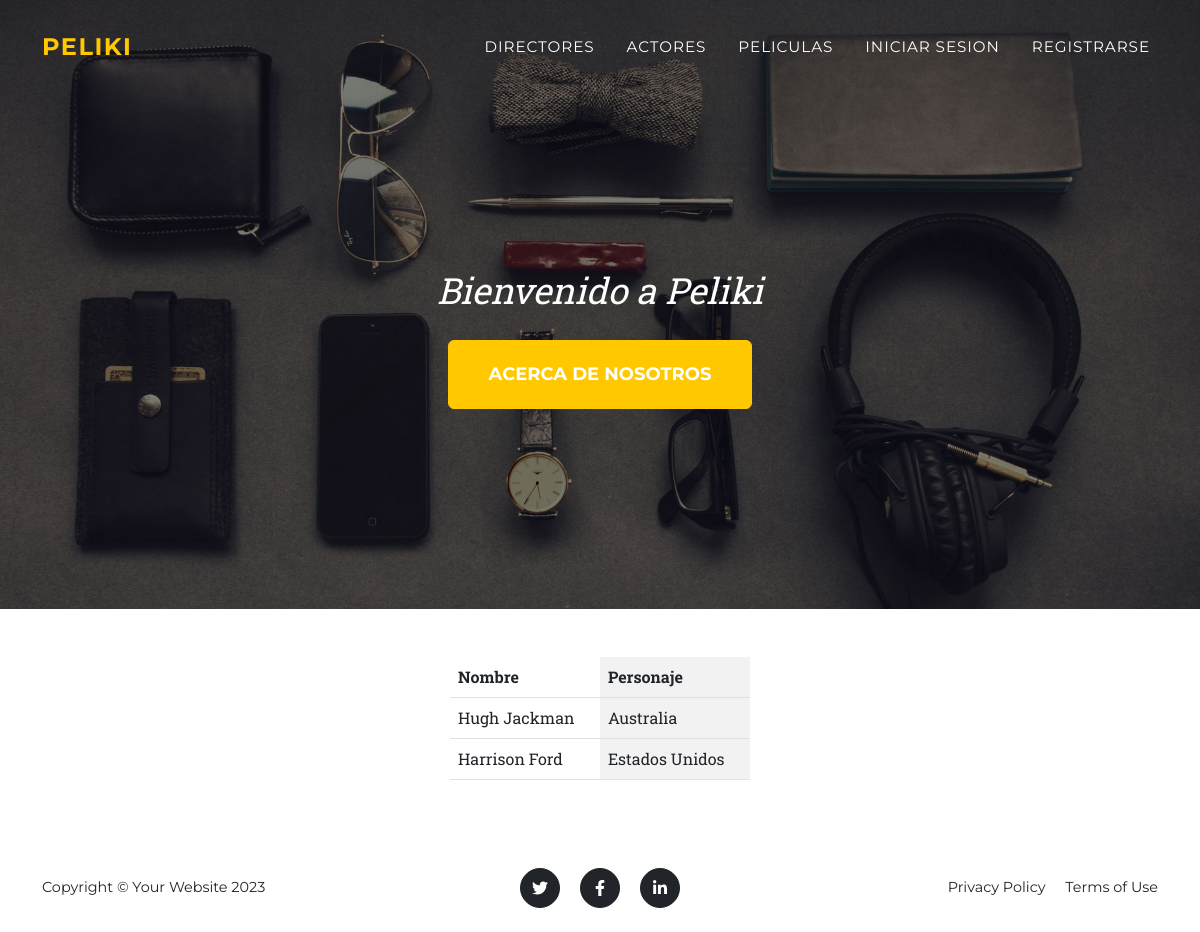
The page /protagonista/list on the database as committed earlier.
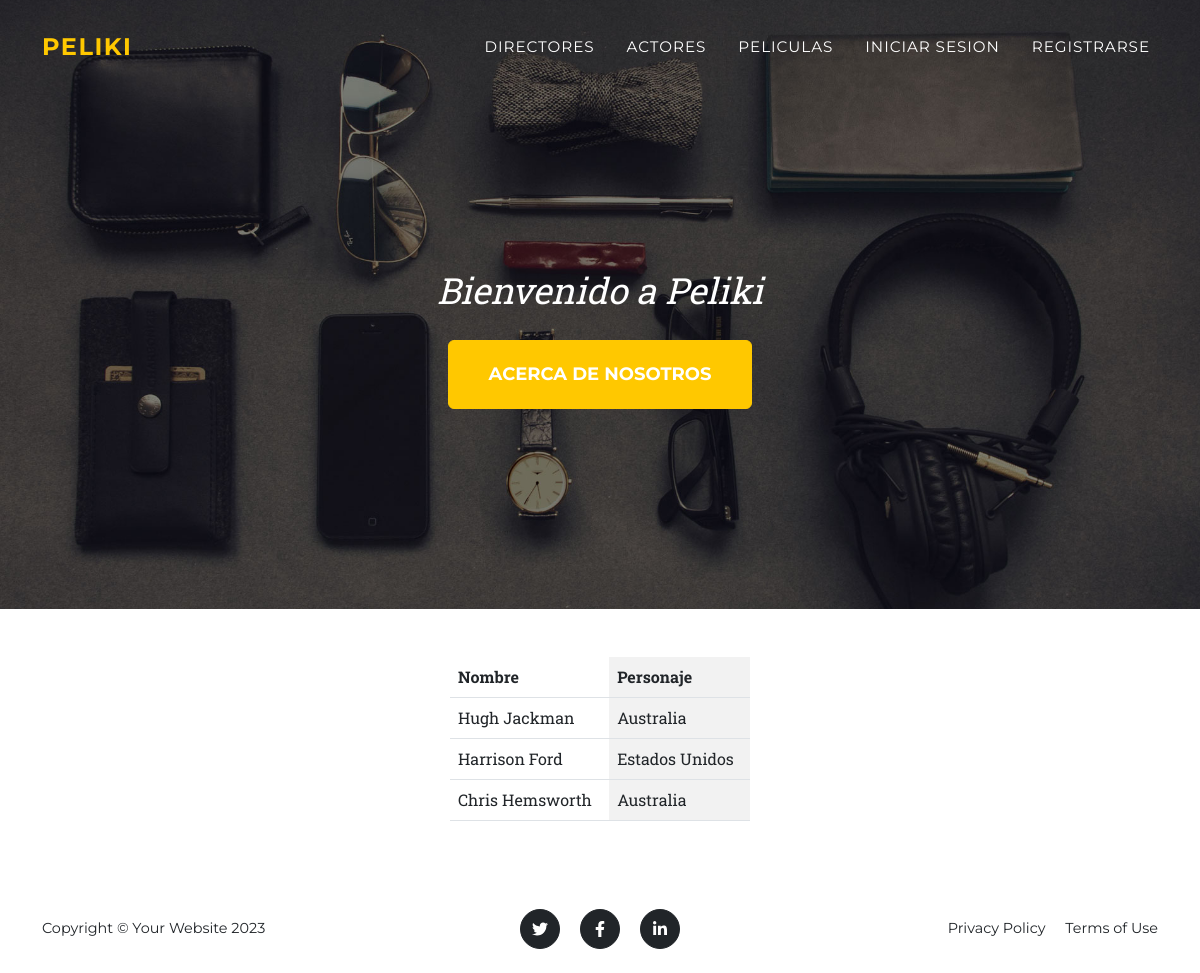
The same page on the database as committed later.
### core/models.py (models this page shows, shortened)
class Protagonista(models.Model):
    nombre = models.CharField(max_length=100)
    nacionalidad = models.CharField(max_length=100, null=True, blank=True)

### core/views.py (the view)
# urls.py: path("protagonista/list", protagonista_list.as_view(), name="protagonista_list"),
class protagonista_list(ListView):
    model = Protagonista

### core/templates/core/protagonista_list.html
{% extends 'core/base.html' %}
{% block contenido %}
    <div class="d-flex justify-content-center mt-5 mb-5">
        <table class="table table-striped-columns w-25 p-3 ">
            <thead>
                <th>Nombre</th>
                <th>Personaje</th>
            </thead>
            <tbody>
                {% for protagonista in object_list %}
                    <tr>
                        <td>{{ protagonista.nombre }}</td>
                        <td>{{ protagonista.nacionalidad }}</td>
                    </tr>
                {% endfor %}
            </tbody>
        </table>
    </div>
{% endblock contenido %}

Rows that differ between the two databases and show on the page:
added Protagonista: nombre "Chris Hemsworth", nacionalidad "Australia"
